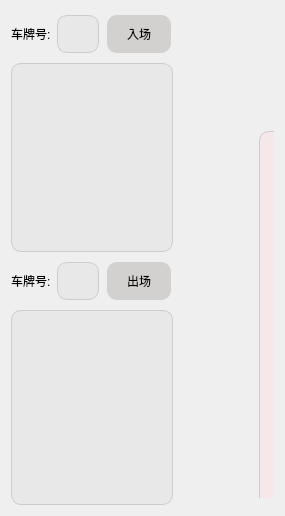
           <widget class="QWidget" name="in_or_out">
            <layout class="QGridLayout" name="gridLayout_3" rowstretch="1,1,0" columnstretch="1,1" rowminimumheight="1,2,1" columnminimumwidth="2,1">
             <item row="0" column="0">
              <layout class="QGridLayout" name="gridLayout_2">
               <item row="0" column="0">
                <widget class="QLabel" name="label">
                 <property name="styleSheet">
                  <string notr="true">font: 14pt &quot;等线&quot;;</string>
                 </property>
                 <property name="text">
                  <string>车牌号:</string>
                 </property>
                </widget>
               </item>
               <item row="0" column="1">
                <widget class="QLineEdit" name="lineEdit">
                 <property name="styleSheet">
                  <string notr="true">QWidget {
    background-color: rgba(229, 229, 229, 180); 
    border: 1px solid #ccc; /* 边框 */
    border-radius: 10px; /* 圆角半径 */
    padding: 10px; /* 内边距 */
	font: 12pt &quot;AcadEref&quot;;
}</string>
                 </property>
                </widget>
               </item>
               <item row="0" column="2">
                <widget class="QPushButton" name="pushButton_3">
                 <property name="styleSheet">
                  <string notr="true">QPushButton {
    background-color: rgba(167, 162, 157,100);
    border: none; /* 无边框 */
    padding: 10px 20px; /* 内边距 */
    text-align: center;
    text-decoration: none;
    font: 16pt &quot;黑体&quot;;
    margin: 4px 2px;
    cursor: pointer;
    border-radius: 10px; /* 圆角 */
}

QPushButton:hover {
    background-color: rgba(55, 55, 55,80); /* 鼠标悬停时颜色变化 */
}

QPushButton:pressed {
    background-color: rgba(17, 12, 17,80); /* 按下时颜色变化 */
}</string>
                 </property>
                 <property name="text">
                  <string>入场</string>
                 </property>
                 <property name="icon">
                  <iconset>
                   <normaloff>C:/Users/33974/.designer/backup/pic/op_png/mtiIcon-caozuo-you2-solid.png</normaloff>C:/Users/33974/.designer/backup/pic/op_png/mtiIcon-caozuo-you2-solid.png</iconset>
                 </property>
                </widget>
               </item>
               <item row="1" column="0" colspan="3">
                <widget class="QTextBrowser" name="textBrowser">
                 <property name="styleSheet">
                  <string notr="true">QWidget {
    background-color: rgba(229, 229, 229, 180); 
    border: 1px solid #ccc; /* 边框 */
    border-radius: 10px; /* 圆角半径 */
    padding: 10px; /* 内边距 */
}</string>
                 </property>
                </widget>
               </item>
              </layout>
             </item>
             <item row="1" column="0" rowspan="2">
              <layout class="QGridLayout" name="gridLayout" rowstretch="1,0">
               <item row="0" column="0">
                <widget class="QLabel" name="label_2">
                 <property name="styleSheet">
                  <string notr="true">font: 14pt &quot;等线&quot;;</string>
                 </property>
                 <property name="text">
                  <string>车牌号:</string>
                 </property>
                </widget>
               </item>
               <item row="0" column="2">
                <widget class="QPushButton" name="pushButton_7">
                 <property name="styleSheet">
                  <string notr="true">QPushButton {
    background-color: rgba(167, 162, 157,100);
    border: none; /* 无边框 */
    padding: 10px 20px; /* 内边距 */
    text-align: center;
    text-decoration: none;
    font: 16pt &quot;黑体&quot;;
    margin: 4px 2px;
    cursor: pointer;
    border-radius: 10px; /* 圆角 */
}

QPushButton:hover {
    background-color: rgba(55, 55, 55,80); /* 鼠标悬停时颜色变化 */
}

QPushButton:pressed {
    background-color: rgba(17, 12, 17,80); /* 按下时颜色变化 */
}</string>
                 </property>
                 <property name="text">
                  <string>出场</string>
                 </property>
                 <property name="icon">
                  <iconset>
                   <normaloff>C:/Users/33974/.designer/backup/pic/op_png/mtiIcon-caozuo-zuo2-solid.png</normaloff>C:/Users/33974/.designer/backup/pic/op_png/mtiIcon-caozuo-zuo2-solid.png</iconset>
                 </property>
                </widget>
               </item>
               <item row="0" column="1">
                <widget class="QLineEdit" name="lineEdit_2">
                 <property name="styleSheet">
                  <string notr="true">QWidget {
    background-color: rgba(229, 229, 229, 180); 
    border: 1px solid #ccc; /* 边框 */
    border-radius: 10px; /* 圆角半径 */
    padding: 10px; /* 内边距 */
	font: 12pt &quot;AcadEref&quot;;
}</string>
                 </property>
                </widget>
               </item>
               <item row="1" column="0" colspan="3">
                <widget class="QTextBrowser" name="textBrowser_2">
                 <property name="styleSheet">
                  <string notr="true">QWidget {
    background-color: rgba(229, 229, 229, 180); 
    border: 1px solid #ccc; /* 边框 */
    border-radius: 10px; /* 圆角半径 */
    padding: 10px; /* 内边距 */
}</string>
                 </property>
                </widget>
               </item>
              </layout>
             </item>
             <item row="0" column="1" rowspan="2">
              <widget class="QWidget" name="widget_3" native="true">
               <property name="styleSheet">
                <string notr="true"/>
               </property>
               <widget class="QLabel" name="label_3">
                <property name="geometry">
                 <rect>
                  <x>80</x>
                  <y>120</y>
                  <width>400</width>
                  <height>400</height>
                 </rect>
                </property>
                <property name="styleSheet">
                 <string notr="true">QWidget {
   background-color: rgba(250, 229, 229, 180); 
    border: 1px solid #ccc; /* 边框 */
    border-radius: 10px; /* 圆角半径 */
    padding: 10px; /* 内边距 */
}</string>
                </property>
                <property name="text">
                 <string/>
                </property>
               </widget>
               <widget class="QLabel" name="label_4">
                <property name="geometry">
                 <rect>
                  <x>0</x>
                  <y>610</y>
                  <width>548</width>
                  <height>61</height>
                 </rect>
                </property>
                <property name="styleSheet">
                 <string notr="true">    font: 16pt &quot;黑体&quot;;</string>
                </property>
                <property name="text">
                 <string>扫描此二维码结费出场</string>
                </property>
                <property name="alignment">
                 <set>Qt::AlignCenter</set>
                </property>
               </widget>
               <widget class="QPushButton" name="pushButton_8">
                <property name="geometry">
                 <rect>
                  <x>140</x>
                  <y>540</y>
                  <width>271</width>
                  <height>51</height>
                 </rect>
                </property>
                <property name="styleSheet">
                 <string notr="true">QPushButton {
    background-color: rgba(167, 162, 157,100);
    border: none; /* 无边框 */
    padding: 10px 20px; /* 内边距 */
    text-align: center;
    text-decoration: none;
    font: 10pt &quot;黑体&quot;;
    margin: 4px 2px;
    cursor: pointer;
    border-radius: 10px; /* 圆角 */
}

QPushButton:hover {
    background-color: rgba(55, 55, 55,80); /* 鼠标悬停时颜色变化 */
}

QPushButton:pressed {
    background-color: rgba(17, 12, 17,80); /* 按下时颜色变化 */
}</string>
                </property>
                <property name="text">
                 <string>二维码过期了？点我刷新</string>
                </property>
                <property name="icon">
                 <iconset>
                  <normaloff>C:/Users/33974/.designer/backup/pic/op_png/referh.png</normaloff>C:/Users/33974/.designer/backup/pic/op_png/referh.png</iconset>
                </property>
               </widget>
              </widget>
             </item>
            </layout>
           </widget>
